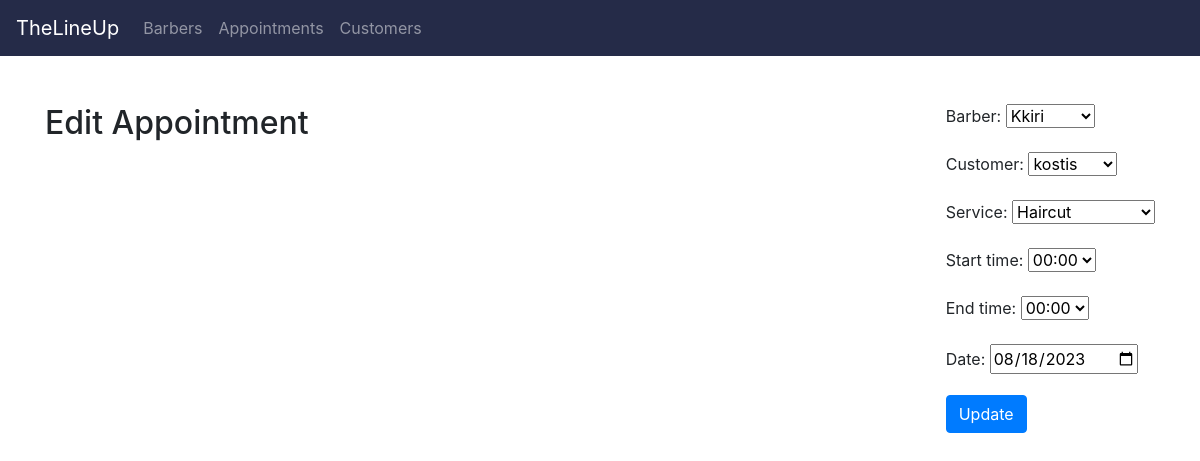
The app's page /appointments/edit/1/ with its own data.
### appointments/models.py (models this page shows, shortened)
class Appointment(models.Model):
    barber = models.ForeignKey(Barber, on_delete=models.CASCADE)  # Barber the appointment is with
    customer = models.ForeignKey(Customer, on_delete=models.CASCADE)  # Customer the appointment is for
    service = models.ForeignKey(ServiceType, on_delete=models.CASCADE)
    start_time = models.TimeField()  # Start time of the appointment
    end_time = models.TimeField()  # End time of the appointment
    date = models.DateField()  # Date of the appointment

### appointments/views.py (the view)
# urls.py: path('edit/<int:appointment_id>/', views.edit_appointment, name='edit_appointment'),
def edit_appointment(request, appointment_id):
    appointment = Appointment.objects.get(id=appointment_id)
    if request.method == 'POST':
        form = AppointmentForm(request.POST, instance=appointment)
        if form.is_valid():
            form.save()
            return redirect('list_appointments')
    else:
        form = AppointmentForm(instance=appointment)
    return render(request, 'appointments/edit.html', {'form': form})

### appointments/forms.py
class AppointmentForm(forms.ModelForm):
    start_time = forms.ChoiceField(choices=TIME_SLOTS)
    end_time = forms.ChoiceField(choices=TIME_SLOTS)
    service = forms.ModelChoiceField(queryset=ServiceType.objects.all(), required=True)
    date = forms.DateField(widget=DateInput())
    class Meta:
        model = Appointment
        fields = ['barber', 'customer', 'service', 'start_time', 'end_time', 'date']

### appointments/models.py (called while the page is built)
    def __str__(self):
        return self.name

### barbers/models.py (called while the page is built)
    def __str__(self):
        return self.name

### customers/models.py (called while the page is built)
    def __str__(self):
        return self.name

### appointments/templates/appointments/edit.html (shortened to what this page needs)
{% extends 'base.html' %}
{% block content %}
  <h2>Edit Appointment</h2>
  <form method="post" class="form-group">
    {{ form.as_p }}
    <button type="submit" class="btn btn-primary">Update</button>
  </form>
{% endblock %}

### records on screen
Appointment: barber "Kkiri", customer "kostis", service "Haircut", start_time "00:00", end_time "00:00", date "08/18/2023"
